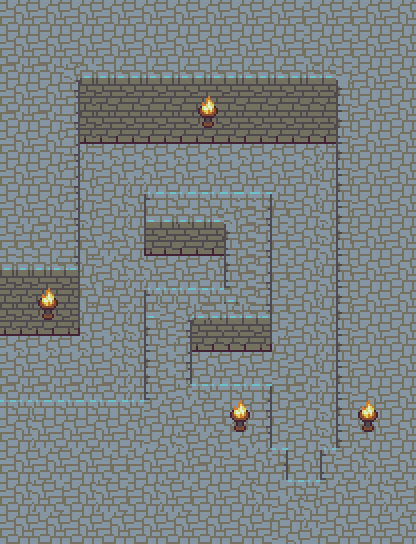

A level layout from a 2D game, rendered from its tile map. Below: a short description, then the map file with tile-grid data replaced by summaries:
An orthogonal 26x34 tile map with 16x16 px tiles, 4 tile layers (Tile Layer 1, Tile Layer 2, Tile Layer 3, top), 1 hidden layer not drawn, 2 tilesets and 16 objects.

<map version="1.0" tiledversion="1.0.3" orientation="orthogonal" renderorder="right-up" width="26" height="34" tilewidth="16" tileheight="16" nextobjectid="20">
 <tileset firstgid="1" source="4.tsx" />
 <tileset firstgid="961" source="items.tsx" />
 <layer name="Tile Layer 1" width="26" height="34">
  <data>[884 cells, 240 non-empty, 4 distinct tile ids]</data>
 </layer>
 <layer name="Tile Layer 2" width="26" height="34">
  <data>[884 cells, 676 non-empty, 30 distinct tile ids]</data>
 </layer>
 <layer name="Tile Layer 3" width="26" height="34">
  <data>[884 cells, 16 non-empty, 4 distinct tile ids]</data>
 </layer>
 <layer name="animation" width="26" height="34" visible="0">
  <data>[884 cells, 16 non-empty, 4 distinct tile ids]</data>
 </layer>
 <layer name="top" width="26" height="34">
  <data>[884 cells, 0 non-empty, 0 distinct tile ids]</data>
 </layer>
 <objectgroup name="blockObj">
  <object id="1" x="-49.3939" y="293.515" width="48" height="149.333" />
  <object id="2" x="-10.5" y="402" width="165.5" height="31" />
  <object id="3" x="-8.72727" y="312.955" width="87" height="21.5" />
  <object id="4" x="45" y="109" width="33" height="212.5" />
  <object id="5" x="57" y="116.5" width="293.5" height="26" />
  <object id="6" x="337.576" y="138" width="27.0909" height="345.333" />
  <object id="7" x="146.303" y="194.273" width="123.364" height="60.7273" />
  <object id="8" x="224.5" y="255" width="45.125" height="95" />
  <object id="9" x="145" y="290" width="91" height="60" />
  <object id="10" x="145.5" y="348" width="44" height="73.5" />
  <object id="11" x="186.5" y="385.75" width="83.7273" height="20.75" />
  <object id="12" x="256.5" y="394" width="13.7727" height="91.8333" />
  <object id="13" x="265" y="449.318" width="21.5" height="37.6818" />
  <object id="15" x="283" y="481" width="51.5" height="21" />
  <object id="16" x="321.727" y="449.727" width="27.2727" height="41.7727" />
 </objectgroup>
 <objectgroup name="finishBlock">
  <object id="18" x="288.5" y="449" width="30.75" height="30.75" />
 </objectgroup>
</map>
